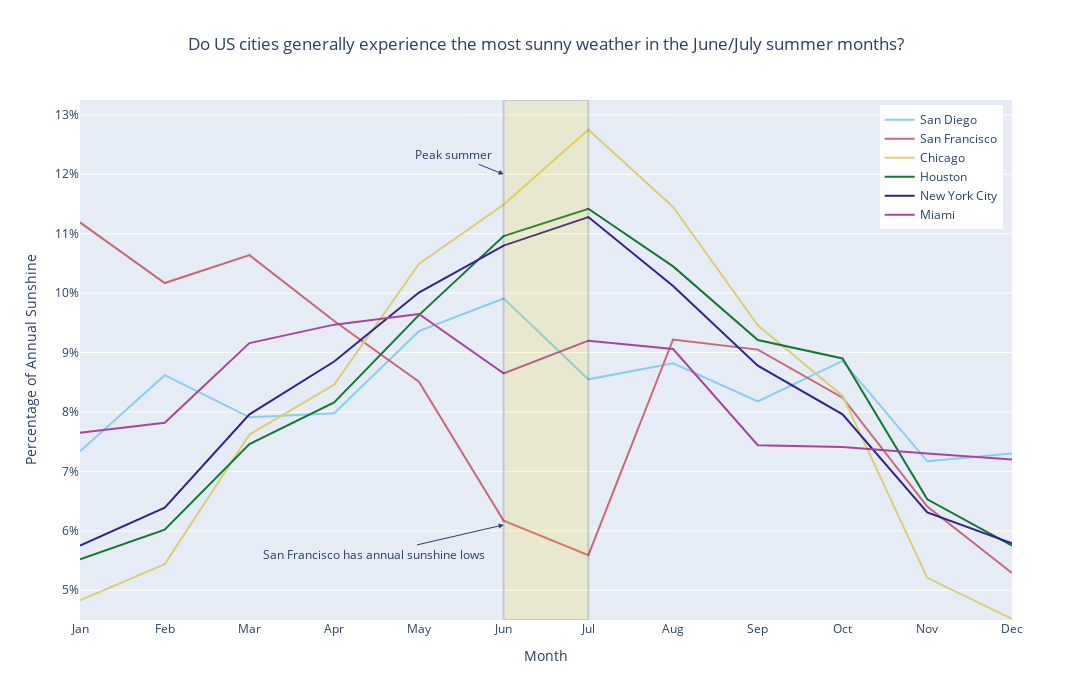

Notebook cell for this chart:
### Code cell
#update layouts, edit ranges, add shapes
fig = px.line(calcDF, x='month', y='sunPct', color='city', color_discrete_sequence=px.colors.qualitative.Safe, title=pTitle, width=1100, height=700)
fig.update_layout(legend=dict(yanchor='top', y=0.99, xanchor='right', x=0.99, bgcolor='White', title=None), yaxis=dict(range=[pMin, pMax]), yaxis_title='Percentage of Annual Sunshine', xaxis_title='Month')
fig.update_layout(title_x=0.5, yaxis=dict(tickformat='.0%'))
fig.update_xaxes(showgrid=False)
fig.add_shape(type='rect', x0='Jun', x1='Jul', y0=pMin, y1=pMax, line=dict(color='Black'), fillcolor='Gold', opacity=0.15)
fig.add_annotation(x='Jun', y=0.12, text='Peak summer', showarrow=True, arrowhead=2, ax=-50, ay=-20)
fig.add_annotation(x='Jun', y=0.061, text='San Francisco has annual sunshine lows', showarrow=True, arrowhead=2, ax=-130, ay=30)
fig.show()

### Figure 1 — Plotly figure (JSON) as saved in the notebook; plotly's stock layout.template omitted (floating-point values rounded to 4 significant figures)
{"data": [{"hovertemplate": "city=San Diego<br>month=%{x}<br>sunPct=%{y}<extra></extra>", "legendgroup": "San Diego", "line": {"color": "rgb(136, 204, 238)", "dash": "solid"}, "marker": {"symbol": "circle"}, "mode": "lines", "name": "San Diego", "orientation": "v", "showlegend": true, "type": "scatter", "x": ["Jan", "Feb", "Mar", "Apr", "May", "Jun", "Jul", "Aug", "Sep", "Oct", "Nov", "Dec"], "xaxis": "x", "y": [0.0734, 0.0862, 0.0791, 0.0798, 0.0936, 0.0991, 0.0855, 0.0882, 0.0818, 0.0886, 0.0717, 0.073], "yaxis": "y"}, {"hovertemplate": "city=San Francisco<br>month=%{x}<br>sunPct=%{y}<extra></extra>", "legendgroup": "San Francisco", "line": {"color": "rgb(204, 102, 119)", "dash": "solid"}, "marker": {"symbol": "circle"}, "mode": "lines", "name": "San Francisco", "orientation": "v", "showlegend": true, "type": "scatter", "x": ["Jan", "Feb", "Mar", "Apr", "May", "Jun", "Jul", "Aug", "Sep", "Oct", "Nov", "Dec"], "xaxis": "x", "y": [0.1119, 0.1017, 0.1064, 0.0953, 0.0851, 0.0617, 0.0559, 0.0922, 0.0905, 0.0824, 0.0641, 0.0529], "yaxis": "y"}, {"hovertemplate": "city=Chicago<br>month=%{x}<br>sunPct=%{y}<extra></extra>", "legendgroup": "Chicago", "line": {"color": "rgb(221, 204, 119)", "dash": "solid"}, "marker": {"symbol": "circle"}, "mode": "lines", "name": "Chicago", "orientation": "v", "showlegend": true, "type": "scatter", "x": ["Jan", "Feb", "Mar", "Apr", "May", "Jun", "Jul", "Aug", "Sep", "Oct", "Nov", "Dec"], "xaxis": "x", "y": [0.0483, 0.0544, 0.0762, 0.0846, 0.1049, 0.1149, 0.1275, 0.1145, 0.0946, 0.0827, 0.0521, 0.0452], "yaxis": "y"}, {"hovertemplate": "city=Houston<br>month=%{x}<br>sunPct=%{y}<extra></extra>", "legendgroup": "Houston", "line": {"color": "rgb(17, 119, 51)", "dash": "solid"}, "marker": {"symbol": "circle"}, "mode": "lines", "name": "Houston", "orientation": "v", "showlegend": true, "type": "scatter", "x": ["Jan", "Feb", "Mar", "Apr", "May", "Jun", "Jul", "Aug", "Sep", "Oct", "Nov", "Dec"], "xaxis": "x", "y": [0.0552, 0.0602, 0.0746, 0.0816, 0.0963, 0.1096, 0.1142, 0.1045, 0.0921, 0.089, 0.0653, 0.0575], "yaxis": "y"}, {"hovertemplate": "city=New York City<br>month=%{x}<br>sunPct=%{y}<extra></extra>", "legendgroup": "New York City", "line": {"color": "rgb(51, 34, 136)", "dash": "solid"}, "marker": {"symbol": "circle"}, "mode": "lines", "name": "New York City", "orientation": "v", "showlegend": true, "type": "scatter", "x": ["Jan", "Feb", "Mar", "Apr", "May", "Jun", "Jul", "Aug", "Sep", "Oct", "Nov", "Dec"], "xaxis": "x", "y": [0.0575, 0.0639, 0.0796, 0.0885, 0.1001, 0.108, 0.1128, 0.1012, 0.0878, 0.0796, 0.0631, 0.0579], "yaxis": "y"}, {"hovertemplate": "city=Miami<br>month=%{x}<br>sunPct=%{y}<extra></extra>", "legendgroup": "Miami", "line": {"color": "rgb(170, 68, 153)", "dash": "solid"}, "marker": {"symbol": "circle"}, "mode": "lines", "name": "Miami", "orientation": "v", "showlegend": true, "type": "scatter", "x": ["Jan", "Feb", "Mar", "Apr", "May", "Jun", "Jul", "Aug", "Sep", "Oct", "Nov", "Dec"], "xaxis": "x", "y": [0.0765, 0.0782, 0.0916, 0.0947, 0.0965, 0.0865, 0.092, 0.0906, 0.0744, 0.0741, 0.073, 0.072], "yaxis": "y"}], "layout": {"annotations": [{"arrowhead": 2, "ax": -50, "ay": -20, "showarrow": true, "text": "Peak summer", "x": "Jun", "y": 0.12}, {"arrowhead": 2, "ax": -130, "ay": 30, "showarrow": true, "text": "San Francisco has annual sunshine lows", "x": "Jun", "y": 0.061}], "height": 700, "legend": {"bgcolor": "White", "title": {}, "tracegroupgap": 0, "x": 0.99, "xanchor": "right", "y": 0.99, "yanchor": "top"}, "shapes": [{"fillcolor": "Gold", "line": {"color": "Black"}, "opacity": 0.15, "type": "rect", "x0": "Jun", "x1": "Jul", "y0": 0.045, "y1": 0.1325}], "title": {"text": "Do US cities generally experience the most sunny weather in the June/July summer months?", "x": 0.5}, "width": 1100, "xaxis": {"anchor": "y", "domain": [0, 1], "showgrid": false, "title": {"text": "Month"}}, "yaxis": {"anchor": "x", "domain": [0, 1], "range": [0.045, 0.1325], "tickformat": ".0%", "title": {"text": "Percentage of Annual Sunshine"}}}}
